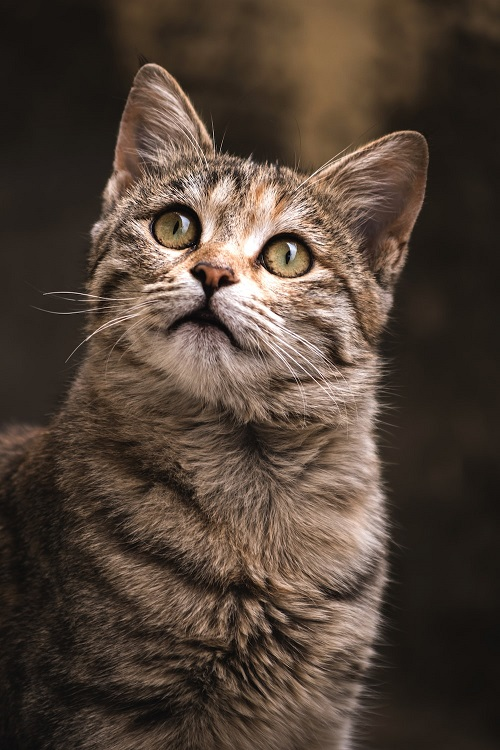
#> input picture assignment01/assets/cat1.jpg, 500 x 750 px
$ python euclidean.py
#> lines starting #> are read from the running program, lines starting #| are printed output that depends on the picture
import cv2
import numpy as np

img = cv2.imread('assets/cat1.jpg', 0)      # Loading an image
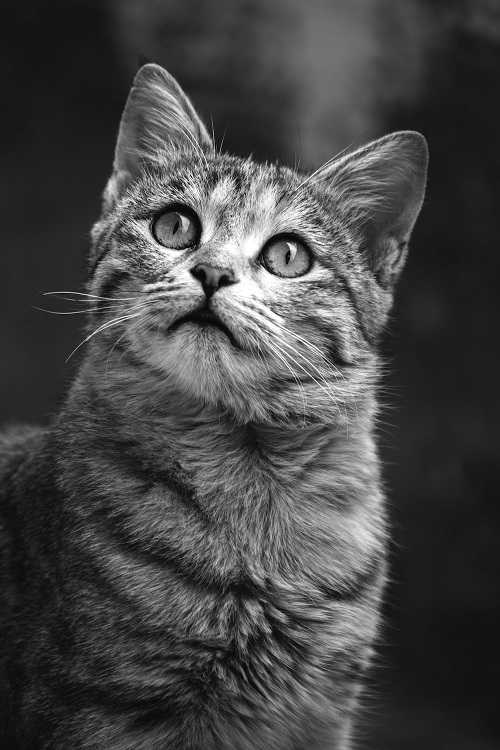
#> img: shape (750, 500); min 0, max 255, mean 69.2
height, width = img.shape[:2]
#> height = 750; width = 500
# defining euclidean transformation matrix for theta = 30 and Tx = 200, Ty = 200
# sin(30) = 0.5 and cos(30) = 0.86

mat = np.float32([[0.86, -0.5, 200], [0.5, 0.86, 200]])

result = cv2.warpAffine(img, mat, (width, height))
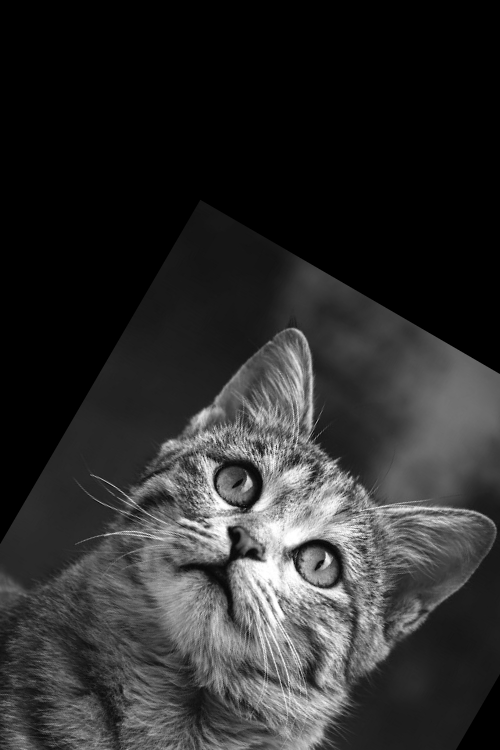
#> result: shape (750, 500); min 0, max 255, mean 44.9

cv2.imshow('original', img)     # printing the images
cv2.imshow('euclidean', result)
cv2.waitKey(0)
cv2.destroyAllWindows()
